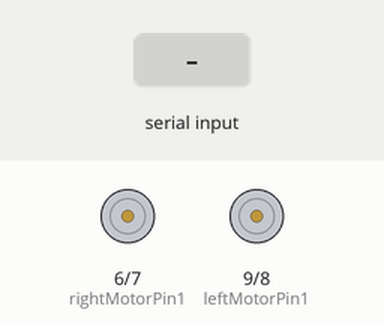
Recording of a sketch running on a simulated Arduino Uno, built with avr-gcc and run on an emulated ATmega328P. On the bench: motor-driver pin pairs drawn as motors (green arrow = first pin HIGH = forward, orange = second pin HIGH = backward, longer = more drive, scaled by the enable pin). Inputs (shaded band) come from the test bench.

Above: at 1.2 s.
1.3 s: "90,45,200,10\n" received over the second serial link
At 1.8 s:
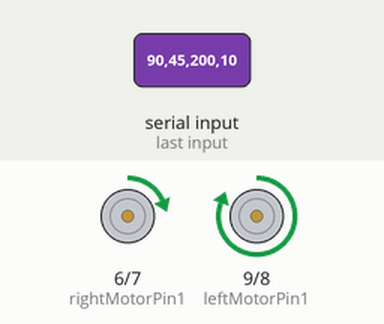
Timing chart, 0 to 4.3 s (numbered marks = the images above; inputs shaded):
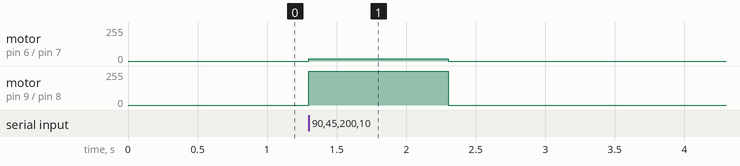

The sketch:

final_1kg_sumo.ino
```cpp
#include<SoftwareSerial.h>

SoftwareSerial btSerial(2, 3); // RX | TX

struct PacketData
{
  byte lxAxisValue;
  byte lyAxisValue;
  byte rxAxisValue;
  byte ryAxisValue;
};
PacketData data;

//Right motor
int enableRightMotor=5;
int rightMotorPin1=6;
int rightMotorPin2=7;

//Left motor
int enableLeftMotor=10;
int leftMotorPin1=9;
int leftMotorPin2=8;

unsigned long lastRecvTime = 0;

int botton = 0;
int value = 0;

void setup()
{
  pinMode(enableRightMotor,OUTPUT);
  pinMode(rightMotorPin1,OUTPUT);
  pinMode(rightMotorPin2,OUTPUT);

  pinMode(enableLeftMotor,OUTPUT);
  pinMode(leftMotorPin1,OUTPUT);
  pinMode(leftMotorPin2,OUTPUT);

  rotateMotor(0, 0);

  btSerial.begin(38400);
}

void loop()
{
  String dataString;
  if (btSerial.available())
  {
    dataString = btSerial.readStringUntil('\n');
    sscanf(dataString.c_str(), "%d,%d,%d,%d", &data.lxAxisValue, &data.lyAxisValue, &data.rxAxisValue, &data.ryAxisValue);
    int throttle = map(data.lyAxisValue, 254, 0, -255, 255); //Left stick  - y axis - forward/backward car movement
    int steering = map(data.rxAxisValue, 0, 254, -255, 255); //Right stick - x axis - left/right car movement
    int motorDirection = 1;
    int botton = data.ryAxisValue;


    if (throttle < 0)       //Move car backward
    {
      motorDirection = -1;
    }

    int rightMotorSpeed, leftMotorSpeed;
    rightMotorSpeed =  abs(throttle) - steering;
    leftMotorSpeed =  abs(throttle) + steering;
    rightMotorSpeed = constrain(rightMotorSpeed, 0, 255);
    leftMotorSpeed = constrain(leftMotorSpeed, 0, 255);

    rotateMotor(rightMotorSpeed * motorDirection, leftMotorSpeed * motorDirection);
    lastRecvTime = millis();
  }
  else
  {
    unsigned long now = millis();
    if ( now - lastRecvTime > 1000 )       //Signal lost after 1 second. Reset the motor to stop
    {
      rotateMotor(0, 0);
   }
 }
}

void rotateMotor(int rightMotorSpeed, int leftMotorSpeed)
{

  if (rightMotorSpeed < 0 || botton == 1)
  {
    digitalWrite(rightMotorPin1,LOW);
    digitalWrite(rightMotorPin2,HIGH);

  }
  else if (rightMotorSpeed > 0)
  {
    digitalWrite(rightMotorPin1,HIGH);
    digitalWrite(rightMotorPin2,LOW);
    value = 1;
  }
  else
  {
    digitalWrite(rightMotorPin1,LOW);
    digitalWrite(rightMotorPin2,LOW);
  }

  if (leftMotorSpeed < 0 || botton == 1)
  {
    digitalWrite(leftMotorPin1,LOW);
    digitalWrite(leftMotorPin2,HIGH);
  }
  else if (leftMotorSpeed > 0)
  {
    digitalWrite(leftMotorPin1,HIGH);
    digitalWrite(leftMotorPin2,LOW);
    value = 2;
  }
  else
  {
    digitalWrite(leftMotorPin1,LOW);
    digitalWrite(leftMotorPin2,LOW);
  }

  if (value == 1 && leftMotorSpeed == 0){
    digitalWrite(leftMotorPin1,LOW);
    digitalWrite(leftMotorPin2,HIGH);
    leftMotorSpeed = 255;
    value = 0;
  }
  if (value == 2 && rightMotorSpeed == 0){
    digitalWrite(rightMotorPin1,LOW);
    digitalWrite(rightMotorPin2,HIGH);
    rightMotorSpeed = 255;
    value = 0;
  }

  analogWrite(enableRightMotor, abs(rightMotorSpeed));
  analogWrite(enableLeftMotor, abs(leftMotorSpeed));
}
```

Measured:
- after the input at 1.3 s, motor on pin 6 (rightMotorPin1) / pin 7 (rightMotorPin2): stopped → forward 18/255 at once, → stopped 1.0 s later; motor on pin 9 (leftMotorPin1) / pin 8 (leftMotorPin2): stopped → forward 255/255 at once, → stopped 1.0 s later
